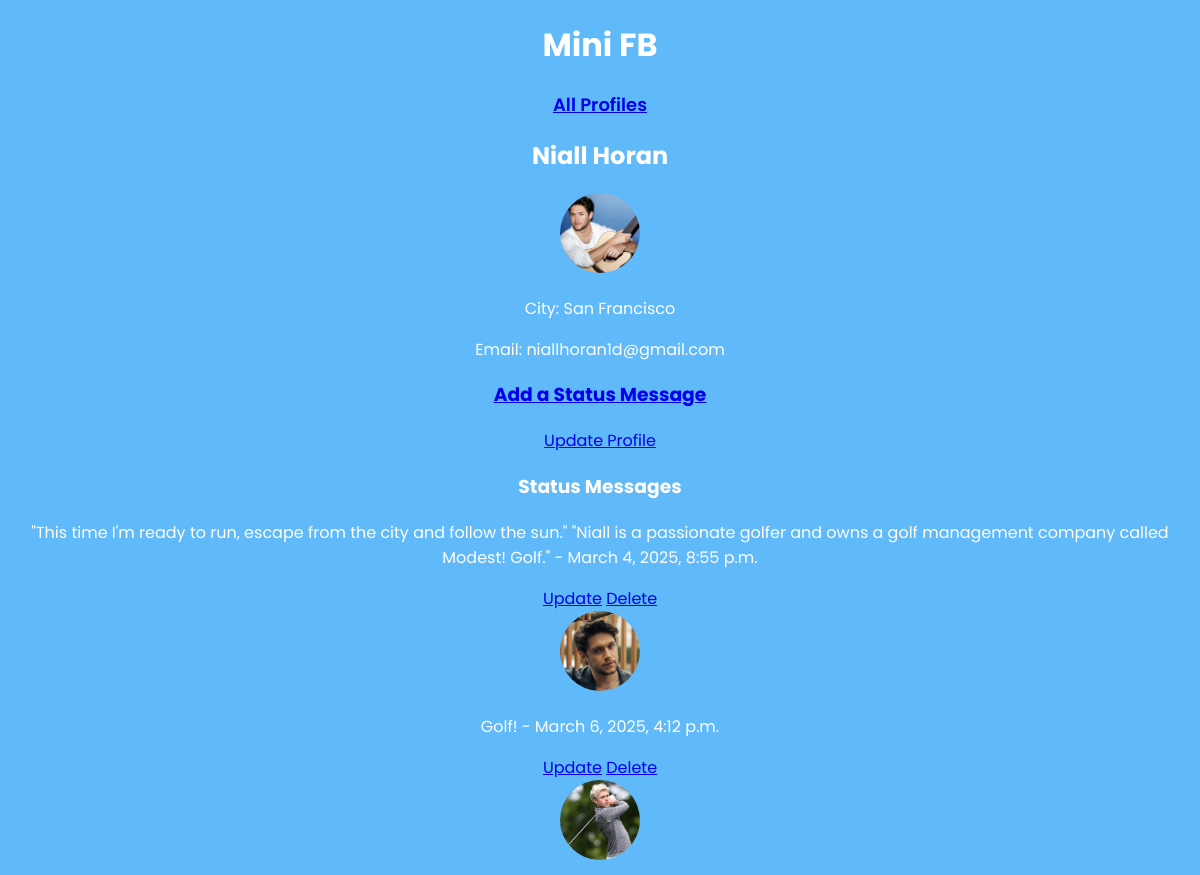
The page /mini_fb/profile/3/ on the database its author committed.
### mini_fb/models.py (models this page shows, shortened)
class Profile(models.Model):
    first_name = models.CharField(max_length=50, blank=False)
    last_name = models.CharField(max_length=50, blank=False)
    city = models.CharField(max_length=100, blank=True)
    email = models.EmailField(unique=True)
    image_file = models.ImageField(upload_to='profile_images/', blank=True, null=True)

class StatusMessage(models.Model):
    profile = models.ForeignKey(Profile, on_delete=models.CASCADE)
    text = models.CharField(max_length=300)
    created_at = models.DateTimeField(auto_now_add=True)

class StatusImage(models.Model):
    status_message = models.ForeignKey(StatusMessage, on_delete=models.CASCADE)
    image = models.ForeignKey(Image, on_delete=models.CASCADE)

class Image(models.Model):
    profile = models.ForeignKey(Profile, on_delete=models.CASCADE)
    image_file = models.ImageField(upload_to='images/')
    uploaded_at = models.DateTimeField(auto_now_add=True)

### mini_fb/views.py (the view, shortened to what this page needs)
# urls.py: path("profile/<int:pk>/", ShowProfilePageView.as_view(), name="show_profile"), #route to display individual profile pages
class ShowProfilePageView(DetailView):
    model = Profile
    template_name = "mini_fb/show_profile.html"
    context_object_name = "profile"
    def get_context_data(self, **kwargs):
        context = super().get_context_data(**kwargs)
        context["status_messages"] = self.object.statusmessage_set.all()  # Corrected to use related_name
        context["form"] = CreateStatusMessageForm()  # Pass the form to the template
        return context

### mini_fb/templates/mini_fb/show_profile.html
{% extends 'mini_fb/base.html' %}
{% block content %}
    <h2>{{ profile.first_name }} {{ profile.last_name }}</h2>
    <img src="{{ profile.image_file.url }}" alt="{{ profile.first_name }}'s Profile Picture" width="150" height="150">
    <p>City: {{ profile.city }}</p>
    <p>Email: {{ profile.email }}</p>
    <h3><a href="{% url 'add_status' profile.pk %}">Add a Status Message</a></h3>
    <a href="{% url 'update_profile' pk=profile.pk %}">Update Profile</a>
    <h3>Status Messages</h3>
    {% for st_msg in profile.statusmessage_set.all %}
        <div class="status-message">
            <p>{{ st_msg.text }} - {{ st_msg.created_at }}</p>
            <a href="{% url 'update_status' pk=st_msg.pk %}">Update</a>
            <a href="{% url 'delete_status' pk=st_msg.pk %}">Delete</a>
        </div>
        <div>
            {% for status_image in st_msg.statusimage_set.all %}
                <img src="{{ status_image.image.image_file.url }}" alt="Status Image" width="200">
            {% endfor %}
        </div>
    {% empty %}
        <p>No status messages yet.</p>
    {% endfor %}
{% endblock %}

### static/css/styles-minifb.css (style rules this page uses)
body { font-family: 'Poppins', sans-serif; background-color: #60b9f9; color: white; text-align: center; }
h1, h2 { font-weight: 700; }
img { border-radius: 50%; width: 80px; height: 80px; object-fit: cover; }

### rows shown on the page
Profile: first_name "Niall", last_name "Horan", image_file (picture), city "San Francisco", email "niallhoran1d@gmail.com"
StatusMessage: text "\"This time I'm ready to run, escape from the city and follow the sun.\" \"Niall is a passionate golfer and owns a golf management company called Modest! Golf.\"", created_at "March 4, 2025, 8:55 p.m."
StatusImage: image.image_file (picture)
StatusMessage: text "Golf!", created_at "March 6, 2025, 4:12 p.m."
StatusImage: image.image_file (picture)
